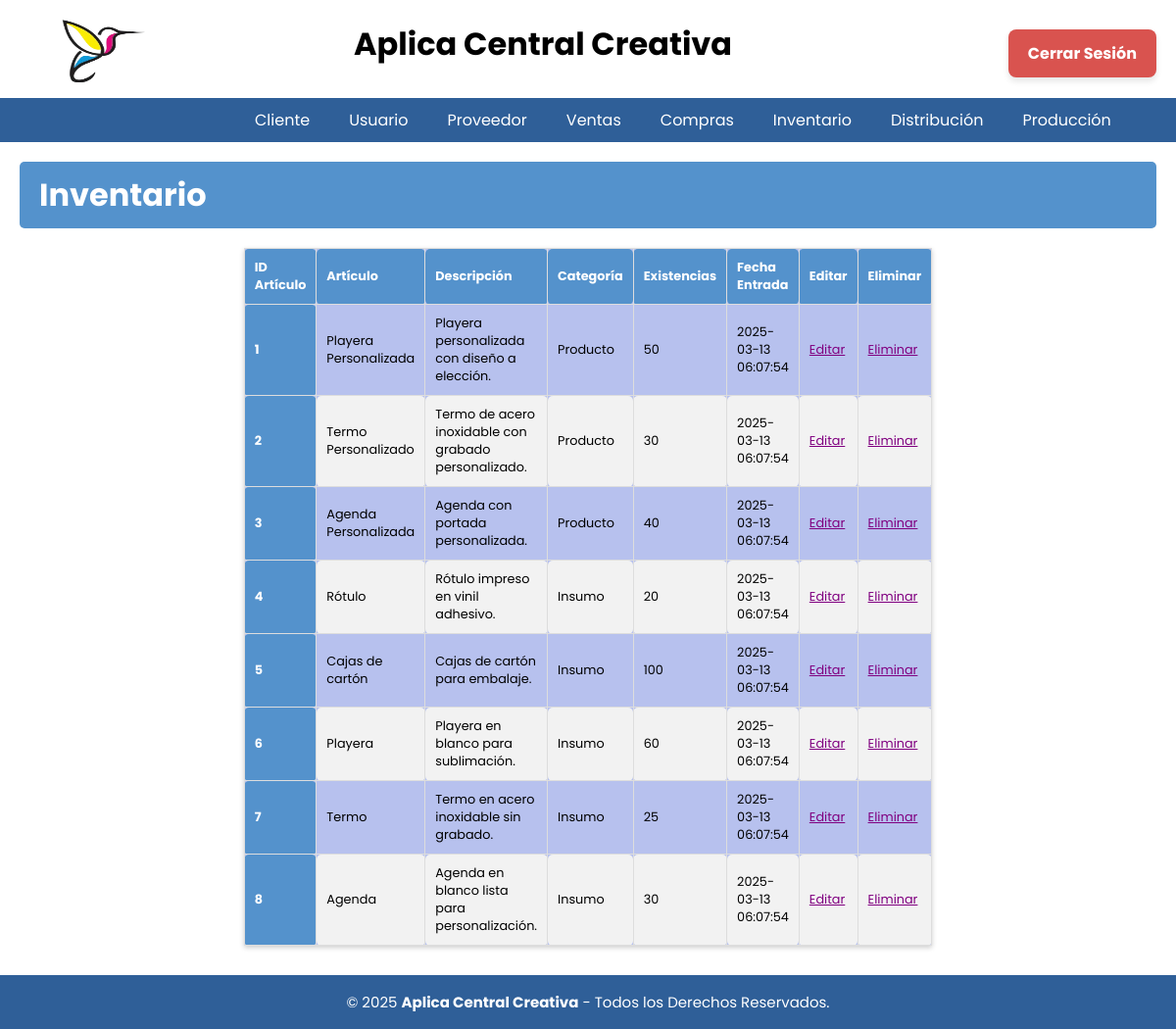
Screenshot of /Inventario/Inventario.php (signed in) with the database file from the repository.
### tables this page shows
create table articulos(
id_articulo INT NOT NULL PRIMARY KEY,
nombre_articulo VARCHAR(70) NOT NULL,
descripcion TEXT NOT NULL,
categoria ENUM('Insumo', 'Producto') NOT NULL,  
precio NUMERIC(16,2),
costo NUMERIC(16,2),
existencias INT NOT NULL DEFAULT 0,
imagen VARCHAR(255),
fecha_registro DATETIME NOT NULL
);

### Inventario/Inventario.php (the view, shortened to what this page needs)
<?php
include('../BD/ConexionBD.php');
include('../Nav/header.php');
?>
<body>
    <h1 class="titulo">Inventario</h1>
    <table class='tabla_inv'>
        <thead>
            <tr class='cont'>
                <th scope='col'>ID Artículo</th>
                <th scope='col'>Artículo</th>
                <th scope='col'>Descripción</th>
                <th scope='col'>Categoría</th>
                <th scope='col'>Existencias</th>
                <th scope='col'>Fecha Entrada</th>
                <th scope='col'>Editar</th>
                <th scope='col'>Eliminar</th>
            </tr>
        </thead>
        <tbody>
            <?php
            $sql = "SELECT * FROM articulos";
            $result = $conn->query($sql);
            if ($result->num_rows > 0) {
                while ($fila = $result->fetch_assoc()) :
            ?>
                    <tr>
                        <th scope='row'><?= htmlspecialchars($fila['id_articulo']) ?></th>
                        <td><?= htmlspecialchars($fila['nombre_articulo']) ?></td>
                        <td><?= htmlspecialchars($fila['descripcion']) ?></td>
                        <td><?= htmlspecialchars($fila['categoria']) ?></td>
                        <td><?= htmlspecialchars($fila['existencias']) ?></td>
                        <td><?= htmlspecialchars($fila['fecha_registro']) ?></td>
                        <td><a href='Editar/Modificar_I.php?id_articulo=<?= htmlspecialchars($fila['id_articulo']) ?>' class='editar'>Editar</a></td>
                        <td><a href='Eliminar/Eliminar_Inventario.php?id_articulo=<?= htmlspecialchars($fila['id_articulo']) ?>'>Eliminar</a></td>
                    </tr>
            <?php
                endwhile;
            } else {
                echo "<tr><td colspan='9'>No hay artículos en el inventario.</td></tr>";
            }
            ?>
        </tbody>
    </table>
</body>
<?php
include('../Nav/footer.php');
?>
</html>

### CSS/menu.css (style rules this page uses)
* { padding: 0px; margin: 0px; }

### CSS/tablas_boton.css (style rules this page uses)
.titulo { background-color: #5492cc; color: white; padding: 10px 20px; border: none; border-radius: 5px; cursor: pointer; font-family: 'Poppins', sans-serif; margin-left: 20px; margin-top: 20px; margin-right: 20px; }
.tabla_inv { border-collapse: collapse; width: 40%; margin: 20px auto; font-family: 'Roboto', sans-serif; background-color: #b7c1ee; box-shadow: 0 2px 5px rgba(0, 0, 0, 0.2); font-size: 0.8rem; }
.cont { text-align: center; }
.tabla_inv th, .tabla_inv td { border: 1px solid #ddd; padding: 10px 10px; text-align: left; }
.tabla th, .tabla_inv th, .tabla_ped th { background-color: #5492cc; color: white; font-weight: bold; }
.tabla td, .tabla_inv td, .tabla_ped td { color: #000000; }
.tabla_inv tbody tr:nth-child(even) { background-color: #f2f2f2; }
.tabla_inv th, table.tabla_inv td { border-radius: 5px; }
a { text-decoration: underline; color: rgb(0, 0, 0); }

### CSS/formularios.css (style rules this page uses)
.titulo { background-color: #5492cc; color: white; padding: 10px 20px; border: none; border-radius: 5px; cursor: pointer; font-family: 'Poppins', sans-serif; margin-left: 20px; margin-top: 20px; margin-bottom: 20px; margin-right: 20px; }
* { font-family: 'Poppins', sans-serif; margin: 0; padding: 0; box-sizing: border-box; }

### CSS/departamentos.css (style rules this page uses)
a { text-decoration: underline; color: purple; }

### CSS/cabecera2.css (style rules this page uses)
* { padding: 0px; margin: 0px; }
h1, h2 { color: #000000; }
table { width: 100%; margin-bottom: 20px; border-collapse: collapse; }
table, th, td { border: 1px solid #ddd; }
th, td { padding: 10px; text-align: left; }

### rows the page displays
articulos: id_articulo "1", nombre_articulo "Playera Personalizada", descripcion "Playera personalizada con diseño a elección.", categoria "Producto", existencias "50", fecha_registro "2025-03-13 06:07:54"
articulos: id_articulo "2", nombre_articulo "Termo Personalizado", descripcion "Termo de acero inoxidable con grabado personalizado.", categoria "Producto", existencias "30", fecha_registro "2025-03-13 06:07:54"
articulos: id_articulo "3", nombre_articulo "Agenda Personalizada", descripcion "Agenda con portada personalizada.", categoria "Producto", existencias "40", fecha_registro "2025-03-13 06:07:54"
articulos: id_articulo "4", nombre_articulo "Rótulo", descripcion "Rótulo impreso en vinil adhesivo.", categoria "Insumo", existencias "20", fecha_registro "2025-03-13 06:07:54"
articulos: id_articulo "5", nombre_articulo "Cajas de cartón", descripcion "Cajas de cartón para embalaje.", categoria "Insumo", existencias "100", fecha_registro "2025-03-13 06:07:54"
articulos: id_articulo "6", nombre_articulo "Playera", descripcion "Playera en blanco para sublimación.", categoria "Insumo", existencias "60", fecha_registro "2025-03-13 06:07:54"
articulos: id_articulo "7", nombre_articulo "Termo", descripcion "Termo en acero inoxidable sin grabado.", categoria "Insumo", existencias "25", fecha_registro "2025-03-13 06:07:54"
articulos: id_articulo "8", nombre_articulo "Agenda", descripcion "Agenda en blanco lista para personalización.", categoria "Insumo", existencias "30", fecha_registro "2025-03-13 06:07:54"

### other values shown
$nombre "Cliente"
$nombre "Usuario"
$nombre "Proveedor"
$nombre "Ventas"
$nombre "Compras"
$nombre "Inventario"
$nombre "Distribución"
$nombre "Producción"
